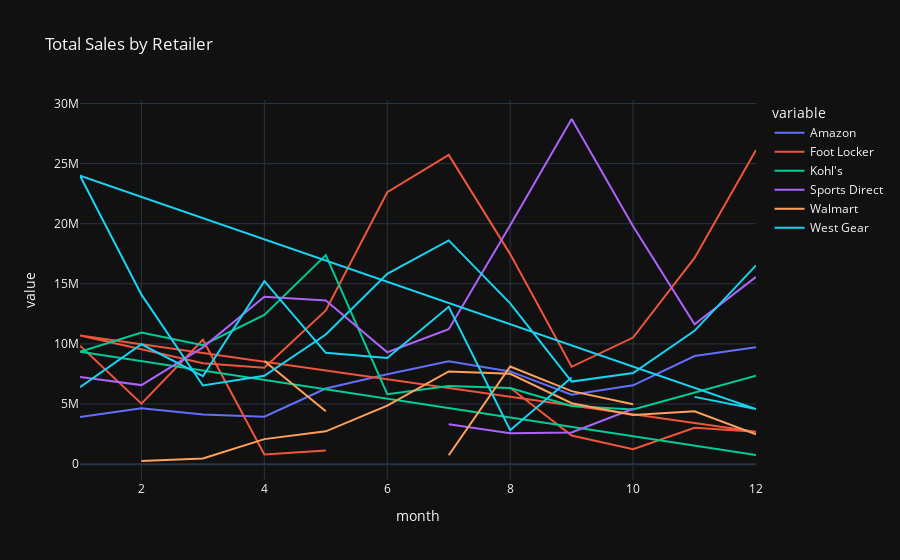

Notebook code for this chart:
### Code cell
# Total Sales by Retailer
# Convert the Invoice Date column to datetime data type
df['Invoice Date'] = pd.to_datetime(df['Invoice Date'])

# Extract the month and year from the Invoice Date
df['month'] = df['Invoice Date'].dt.month
df['year'] = df['Invoice Date'].dt.year

# Group the data by retailer, year, and month and sum the total sales for each group
retailer_sales = df.groupby(['Retailer', 'year', 'month'])['Total Sales'].sum()
retailer_sales_df = retailer_sales.unstack(level=0)
retailer_sales_df = retailer_sales_df.reset_index()
fig = px.line(retailer_sales_df, x='month', y=retailer_sales_df.columns[1:], title='Total Sales by Retailer')

# Show the plot
fig.show()

### Figure 1 — Plotly figure (JSON) as saved in the notebook; plotly's stock layout.template omitted (floating-point values rounded to 4 significant figures)
{"data": [{"hovertemplate": "variable=Amazon<br>month=%{x}<br>value=%{y}<extra></extra>", "legendgroup": "Amazon", "line": {"color": "#636efa", "dash": "solid"}, "marker": {"symbol": "circle"}, "mode": "lines", "name": "Amazon", "orientation": "v", "showlegend": true, "x": [1, 2, 3, 4, 5, 6, 7, 8, 9, 10, 11, 12, 1, 2, 3, 4, 5, 6, 7, 8, 9, 10, 11, 12], "xaxis": "x", "y": [null, null, null, null, null, null, null, null, null, null, null, null, 3914000.0, 4646000.0, 4129000.0, 3943000.0, 6287000.0, 7477000.0, 8553000.0, 7714000.0, 5774000.0, 6554000.0, 8993000.0, 9716000.0], "yaxis": "y", "type": "scatter"}, {"hovertemplate": "variable=Foot Locker<br>month=%{x}<br>value=%{y}<extra></extra>", "legendgroup": "Foot Locker", "line": {"color": "#EF553B", "dash": "solid"}, "marker": {"symbol": "circle"}, "mode": "lines", "name": "Foot Locker", "orientation": "v", "showlegend": true, "x": [1, 2, 3, 4, 5, 6, 7, 8, 9, 10, 11, 12, 1, 2, 3, 4, 5, 6, 7, 8, 9, 10, 11, 12], "xaxis": "x", "y": [9853000.0, 5028000.0, 10340000.0, 806900.0, 1142000.0, null, null, 6354000.0, 2383000.0, 1251000.0, 3026000.0, 2689000.0, 10710000.0, 9565000.0, 8395000.0, 8027000.0, 12780000.0, 22630000.0, 25720000.0, 17470000.0, 8097000.0, 10530000.0, 17160000.0, 26140000.0], "yaxis": "y", "type": "scatter"}, {"hovertemplate": "variable=Kohl's<br>month=%{x}<br>value=%{y}<extra></extra>", "legendgroup": "Kohl's", "line": {"color": "#00cc96", "dash": "solid"}, "marker": {"symbol": "circle"}, "mode": "lines", "name": "Kohl's", "orientation": "v", "showlegend": true, "x": [1, 2, 3, 4, 5, 6, 7, 8, 9, 10, 11, 12, 1, 2, 3, 4, 5, 6, 7, 8, 9, 10, 11, 12], "xaxis": "x", "y": [null, null, null, null, null, null, null, null, null, null, null, 758500.0, 9352000.0, 10950000.0, 9897000.0, 12410000.0, 17390000.0, 5817000.0, 6507000.0, 6329000.0, 4833000.0, 4541000.0, 5966000.0, 7365000.0], "yaxis": "y", "type": "scatter"}, {"hovertemplate": "variable=Sports Direct<br>month=%{x}<br>value=%{y}<extra></extra>", "legendgroup": "Sports Direct", "line": {"color": "#ab63fa", "dash": "solid"}, "marker": {"symbol": "circle"}, "mode": "lines", "name": "Sports Direct", "orientation": "v", "showlegend": true, "x": [1, 2, 3, 4, 5, 6, 7, 8, 9, 10, 11, 12, 1, 2, 3, 4, 5, 6, 7, 8, 9, 10, 11, 12], "xaxis": "x", "y": [null, null, null, null, 2117000.0, null, 3325000.0, 2574000.0, 2636000.0, 4609000.0, null, null, 7260000.0, 6575000.0, 9716000.0, 13920000.0, 13620000.0, 9304000.0, 11230000.0, 19880000.0, 28710000.0, 19790000.0, 11630000.0, 15580000.0], "yaxis": "y", "type": "scatter"}, {"hovertemplate": "variable=Walmart<br>month=%{x}<br>value=%{y}<extra></extra>", "legendgroup": "Walmart", "line": {"color": "#FFA15A", "dash": "solid"}, "marker": {"symbol": "circle"}, "mode": "lines", "name": "Walmart", "orientation": "v", "showlegend": true, "x": [1, 2, 3, 4, 5, 6, 7, 8, 9, 10, 11, 12, 1, 2, 3, 4, 5, 6, 7, 8, 9, 10, 11, 12], "xaxis": "x", "y": [null, null, null, 8577000.0, 4399000.0, null, 736000.0, 8123000.0, 6073000.0, 4977000.0, null, null, null, 261600.0, 466700.0, 2083000.0, 2731000.0, 4860000.0, 7710000.0, 7513000.0, 5071000.0, 4090000.0, 4398000.0, 2489000.0], "yaxis": "y", "type": "scatter"}, {"hovertemplate": "variable=West Gear<br>month=%{x}<br>value=%{y}<extra></extra>", "legendgroup": "West Gear", "line": {"color": "#19d3f3", "dash": "solid"}, "marker": {"symbol": "circle"}, "mode": "lines", "name": "West Gear", "orientation": "v", "showlegend": true, "x": [1, 2, 3, 4, 5, 6, 7, 8, 9, 10, 11, 12, 1, 2, 3, 4, 5, 6, 7, 8, 9, 10, 11, 12], "xaxis": "x", "y": [6401000.0, 9970000.0, 7316000.0, 15220000.0, 9259000.0, 8830000.0, 13090000.0, 2827000.0, 7212000.0, null, 5596000.0, 4579000.0, 23990000.0, 14100000.0, 6546000.0, 7347000.0, 10790000.0, 15830000.0, 18610000.0, 13380000.0, 6870000.0, 7574000.0, 11090000.0, 16530000.0], "yaxis": "y", "type": "scatter"}], "layout": {"xaxis": {"anchor": "y", "domain": [0.0, 1.0], "title": {"text": "month"}}, "yaxis": {"anchor": "x", "domain": [0.0, 1.0], "title": {"text": "value"}}, "legend": {"title": {"text": "variable"}, "tracegroupgap": 0}, "title": {"text": "Total Sales by Retailer"}}}
